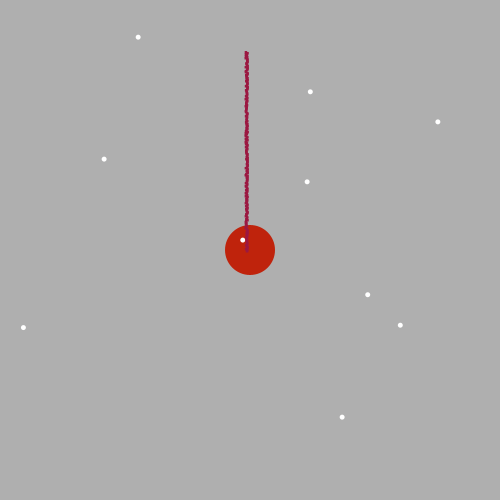
Frame 1 (no input)
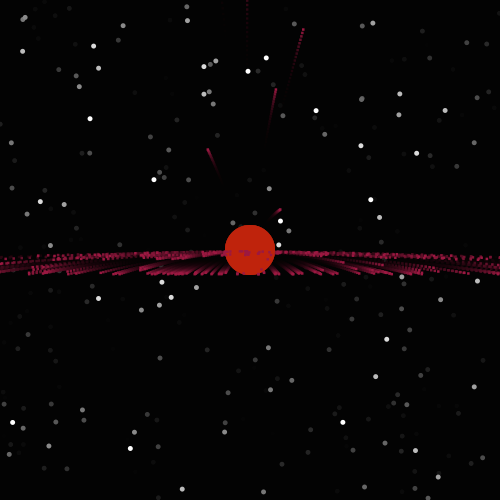
Frame 60 (the mouse pressed at the canvas centre just before this capture)
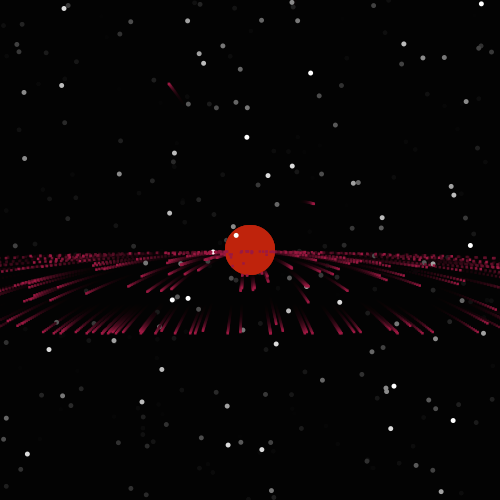
Frame 120 (the mouse held since frame 60 and released just before this capture)

The Processing sketch that drew these frames (run headless with seeded random() and noise(); from frame 60 on, the mouse is pressed at the canvas centre):

// Processing sketch: processing_41884
// ── processing_41884.pde

int numParticles = 100;
GenParticle[] p = new GenParticle[numParticles];
burst[] b= new burst[numParticles/10];
boom[] m=new boom[numParticles*2];



//there are 3 subclasses yet I only use two

void setup() {
  size(500, 500);
  noStroke();
  smooth();
  for (int i = 0; i < p.length; i++) {
    float velX = random(-1, 1);
    float velY = -i;
// Inputs: x, y, x-velocity, y-velocity,
// radius, origin x, origin y
    p[i] = new GenParticle(width/2, height/2, velX, velY, 5.0, width/2, height/2);
  }
  
  for (int j = 0; j < b.length; j++) {
    float velX = random(-1, 1);
    float velY = -j;
    b[j] = new burst(width/2, height/2, velX, velY, 5.0, width/2, height/2);
  }
  
  for (int k = 0; k < m.length; k++) {
    float velX = random(-1, 1);
    float velY = -k;
    m[k] = new boom(width/2, height/2, velX, velY, 5.0, width/2, height/2,.01);
  }

  
}

void draw() {
  fill(0, 36);
  rect(0, 0, width, height);
  fill(191, 35,12);
  ellipse(width/2,height/2,50,50);
 
  
  for (int j = 0; j < b.length; j++) {
    b[j].update();
    b[j].regenerate();
    b[j].display();
  }
  
  for (int k = 0; k < m.length; k++) {
    m[k].update();
    m[k].regenerate();
    m[k].display();
  }
}












class Particle {
  float x, y; // The x- and y-coordinates
  float vx, vy; // The x- and y-velocities
  float radius; // Particle radius
  float gravity = 0.01;

  Particle(float xpos, float ypos, float velx, float vely, float r) {
    x = xpos;
    y = ypos;
    vx = velx;
    vy = vely;
    radius = r;
  }

  void update() {
    vy = vy + gravity;
    y += vy;
    x += vx;
  }

  void display() {
    rect(x, y, radius*2, radius*2);
  }
}








class GenParticle extends Particle {
  float originX, originY;

  GenParticle(float xIn, float yIn, float vxIn, float vyIn, float r, float ox, float oy) {
    super(xIn, yIn, vxIn, vyIn, r);
    originX = ox;
    originY = oy;
  }

  void regenerate() {
    if ((x > width + radius) || (x < -radius) ||
        (y > height + radius) || (y < -radius)) {
      x = originX;
      y = originY;
      vx = random(-1.0, 1.0);
      vy = random(-4.0, -2.0);
    }
  }
}







class burst extends GenParticle {//this is the white moving across the screen
 
  burst(float xIn, float yIn, float vxIn, float vyIn, float r, float ox, float oy) {
    super(xIn, yIn, vxIn, vyIn, r, ox, oy);
  }
  
   void display() {
     fill(255,255,255);
    ellipse(random(0,500), random(0,500), radius, radius);
  }

  void regenerate() {
    if ((x > width + radius) || (x < -radius) ||
        (y > height + radius) || (y < -radius)) {
      x = originX;
      y = originY;
      vx = random(-10.0, 10.0);
      vy = random(-10.0, -10.0);
    }
  }
}








class boom extends GenParticle {//this is the red particles
  float friction;
 
 boom(float xIn, float yIn, float vxIn, float vyIn, float r, float ox, float oy, float fy) {
    super(xIn, yIn, vxIn, vyIn, r, ox, oy);
    friction=fy;
  }
  
   void display() {
     fill(155,24,65);
   rect(x-4.5, y, radius/2, radius/2);
  }

  void regenerate() {
    if ((x > width + radius) || (x < -radius) ||
        (y > height + radius) || (y < -radius)) {
      x = originX;
      y = originY;
      vx = (random(-10.0, 10.0));
      vy = (random(10.0, -10.0))*friction;
    }
  }
}
